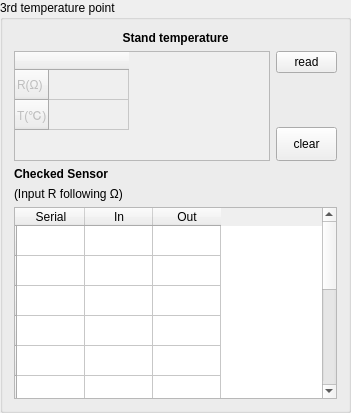
       <widget class="QGroupBox" name="groupBox_3">
        <property name="title">
         <string>3rd temperature point</string>
        </property>
        <layout class="QVBoxLayout" name="verticalLayout_8">
         <item>
          <widget class="QLabel" name="label_8">
           <property name="text">
            <string>&lt;html&gt;&lt;head/&gt;&lt;body&gt;&lt;p align=&quot;center&quot;&gt;&lt;span style=&quot; font-weight:600;&quot;&gt;Stand temperature&lt;/span&gt;&lt;/p&gt;&lt;/body&gt;&lt;/html&gt;</string>
           </property>
          </widget>
         </item>
         <item>
          <layout class="QGridLayout" name="gridLayout_4">
           <item row="0" column="0" rowspan="3">
            <widget class="QTableWidget" name="tbl_std_3">
             <property name="enabled">
              <bool>false</bool>
             </property>
             <property name="sizePolicy">
              <sizepolicy hsizetype="Preferred" vsizetype="Preferred">
               <horstretch>0</horstretch>
               <verstretch>0</verstretch>
              </sizepolicy>
             </property>
             <property name="maximumSize">
              <size>
               <width>16777215</width>
               <height>110</height>
              </size>
             </property>
             <attribute name="horizontalHeaderCascadingSectionResizes">
              <bool>true</bool>
             </attribute>
             <attribute name="horizontalHeaderDefaultSectionSize">
              <number>80</number>
             </attribute>
             <attribute name="horizontalHeaderMinimumSectionSize">
              <number>10</number>
             </attribute>
             <attribute name="verticalHeaderCascadingSectionResizes">
              <bool>true</bool>
             </attribute>
             <attribute name="verticalHeaderMinimumSectionSize">
              <number>10</number>
             </attribute>
             <row>
              <property name="text">
               <string>R(Ω)</string>
              </property>
             </row>
             <row>
              <property name="text">
               <string>T(℃)</string>
              </property>
             </row>
             <column>
              <property name="text">
               <string/>
              </property>
             </column>
             <item row="0" column="0">
              <property name="text">
               <string/>
              </property>
              <property name="flags">
               <set>ItemIsSelectable|ItemIsDragEnabled|ItemIsUserCheckable</set>
              </property>
             </item>
             <item row="1" column="0">
              <property name="text">
               <string/>
              </property>
              <property name="flags">
               <set>ItemIsSelectable|ItemIsDragEnabled|ItemIsUserCheckable</set>
              </property>
             </item>
            </widget>
           </item>
           <item row="0" column="1">
            <widget class="QPushButton" name="btn_read_3">
             <property name="enabled">
              <bool>true</bool>
             </property>
             <property name="minimumSize">
              <size>
               <width>61</width>
               <height>0</height>
              </size>
             </property>
             <property name="maximumSize">
              <size>
               <width>61</width>
               <height>16777215</height>
              </size>
             </property>
             <property name="text">
              <string>read</string>
             </property>
            </widget>
           </item>
           <item row="1" column="1">
            <spacer name="verticalSpacer_3">
             <property name="orientation">
              <enum>Qt::Vertical</enum>
             </property>
             <property name="sizeType">
              <enum>QSizePolicy::Preferred</enum>
             </property>
             <property name="sizeHint" stdset="0">
              <size>
               <width>13</width>
               <height>13</height>
              </size>
             </property>
            </spacer>
           </item>
           <item row="2" column="1">
            <widget class="QPushButton" name="btn_clear_3">
             <property name="enabled">
              <bool>true</bool>
             </property>
             <property name="sizePolicy">
              <sizepolicy hsizetype="Preferred" vsizetype="Preferred">
               <horstretch>0</horstretch>
               <verstretch>0</verstretch>
              </sizepolicy>
             </property>
             <property name="minimumSize">
              <size>
               <width>61</width>
               <height>34</height>
              </size>
             </property>
             <property name="maximumSize">
              <size>
               <width>61</width>
               <height>34</height>
              </size>
             </property>
             <property name="text">
              <string>clear</string>
             </property>
            </widget>
           </item>
          </layout>
         </item>
         <item>
          <layout class="QVBoxLayout" name="verticalLayout_9">
           <item>
            <widget class="QLabel" name="label_9">
             <property name="text">
              <string>&lt;html&gt;&lt;head/&gt;&lt;body&gt;&lt;p&gt;&lt;span style=&quot; font-weight:600;&quot;&gt;Checked Sensor&lt;/span&gt;&lt;/p&gt;&lt;/body&gt;&lt;/html&gt;</string>
             </property>
            </widget>
           </item>
           <item>
            <widget class="QLabel" name="label_10">
             <property name="text">
              <string>&lt;html&gt;&lt;head/&gt;&lt;body&gt;&lt;p&gt;(Input R following Ω)&lt;/p&gt;&lt;/body&gt;&lt;/html&gt;</string>
             </property>
            </widget>
           </item>
           <item>
            <widget class="QTableWidget" name="tbl_in_3">
             <property name="enabled">
              <bool>true</bool>
             </property>
             <attribute name="horizontalHeaderCascadingSectionResizes">
              <bool>true</bool>
             </attribute>
             <attribute name="horizontalHeaderDefaultSectionSize">
              <number>68</number>
             </attribute>
             <attribute name="horizontalHeaderMinimumSectionSize">
              <number>10</number>
             </attribute>
             <attribute name="verticalHeaderCascadingSectionResizes">
              <bool>true</bool>
             </attribute>
             <attribute name="verticalHeaderMinimumSectionSize">
              <number>10</number>
             </attribute>
             <row>
              <property name="text">
               <string/>
              </property>
             </row>
             <row>
              <property name="text">
               <string/>
              </property>
             </row>
             <row>
              <property name="text">
               <string/>
              </property>
             </row>
             <row>
              <property name="text">
               <string/>
              </property>
             </row>
             <row>
              <property name="text">
               <string/>
              </property>
             </row>
             <row>
              <property name="text">
               <string/>
              </property>
             </row>
             <row>
              <property name="text">
               <string/>
              </property>
             </row>
             <row>
              <property name="text">
               <string/>
              </property>
             </row>
             <row>
              <property name="text">
               <string/>
              </property>
             </row>
             <row>
              <property name="text">
               <string/>
              </property>
             </row>
             <row>
              <property name="text">
               <string/>
              </property>
             </row>
             <row>
              <property name="text">
               <string/>
              </property>
             </row>
             <column>
              <property name="text">
               <string>Serial</string>
              </property>
             </column>
             <column>
              <property name="text">
               <string>In</string>
              </property>
             </column>
             <column>
              <property name="text">
               <string>Out</string>
              </property>
             </column>
             <item row="0" column="0">
              <property name="text">
               <string/>
              </property>
             </item>
             <item row="0" column="1">
              <property name="text">
               <string/>
              </property>
             </item>
             <item row="0" column="2">
              <property name="text">
               <string/>
              </property>
             </item>
             <item row="1" column="0">
              <property name="text">
               <string/>
              </property>
             </item>
             <item row="1" column="1">
              <property name="text">
               <string/>
              </property>
             </item>
             <item row="1" column="2">
              <property name="text">
               <string/>
              </property>
             </item>
             <item row="2" column="0">
              <property name="text">
               <string/>
              </property>
             </item>
             <item row="2" column="1">
              <property name="text">
               <string/>
              </property>
             </item>
             <item row="2" column="2">
              <property name="text">
               <string/>
              </property>
             </item>
             <item row="3" column="0">
              <property name="text">
               <string/>
              </property>
             </item>
             <item row="3" column="1">
              <property name="text">
               <string/>
              </property>
             </item>
             <item row="3" column="2">
              <property name="text">
               <string/>
              </property>
             </item>
             <item row="4" column="0">
              <property name="text">
               <string/>
              </property>
             </item>
             <item row="4" column="1">
              <property name="text">
               <string/>
              </property>
             </item>
             <item row="4" column="2">
              <property name="text">
               <string/>
              </property>
             </item>
             <item row="5" column="0">
              <property name="text">
               <string/>
              </property>
             </item>
             <item row="5" column="1">
              <property name="text">
               <string/>
              </property>
             </item>
             <item row="5" column="2">
              <property name="text">
               <string/>
              </property>
             </item>
             <item row="6" column="0">
              <property name="text">
               <string/>
              </property>
             </item>
             <item row="6" column="1">
              <property name="text">
               <string/>
              </property>
             </item>
             <item row="6" column="2">
              <property name="text">
               <string/>
              </property>
             </item>
             <item row="7" column="0">
              <property name="text">
               <string/>
              </property>
             </item>
             <item row="7" column="1">
              <property name="text">
               <string/>
              </property>
             </item>
             <item row="7" column="2">
              <property name="text">
               <string/>
              </property>
             </item>
             <item row="8" column="0">
              <property name="text">
               <string/>
              </property>
             </item>
             <item row="8" column="1">
              <property name="text">
               <string/>
              </property>
             </item>
             <item row="8" column="2">
              <property name="text">
               <string/>
              </property>
             </item>
             <item row="9" column="0">
              <property name="text">
               <string/>
              </property>
             </item>
             <item row="9" column="1">
              <property name="text">
               <string/>
              </property>
             </item>
             <item row="9" column="2">
              <property name="text">
               <string/>
              </property>
             </item>
             <item row="10" column="0">
              <property name="text">
               <string/>
              </property>
             </item>
             <item row="10" column="1">
              <property name="text">
               <string/>
              </property>
             </item>
             <item row="10" column="2">
              <property name="text">
               <string/>
              </property>
             </item>
             <item row="11" column="0">
              <property name="text">
               <string/>
              </property>
             </item>
             <item row="11" column="1">
              <property name="text">
               <string/>
              </property>
             </item>
             <item row="11" column="2">
              <property name="text">
               <string/>
              </property>
             </item>
            </widget>
           </item>
          </layout>
         </item>
        </layout>
       </widget>
